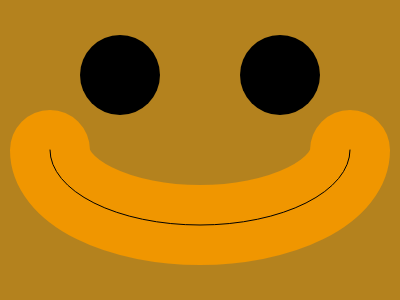
Frame 1 (no input)
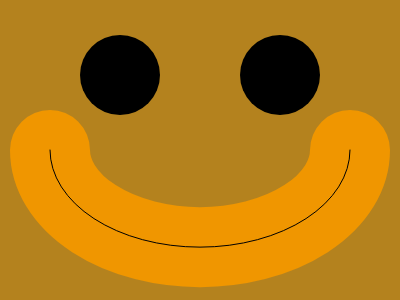
Frame 60 (no input)
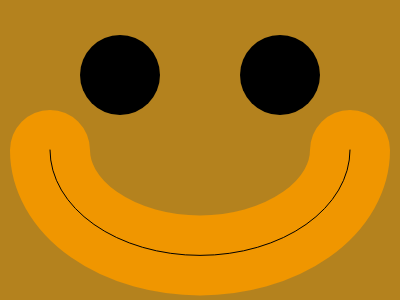
Frame 120 (the mouse pressed at the canvas centre since frame 60)

The p5.js sketch that drew these frames (run headless with seeded random() and noise() and a simulated clock; from frame 60 on, the mouse is pressed at the canvas centre):

// p5.js sketch
// ── sketch.js
// https://editor.p5js.org/jht9629-gmail/sketches/CibQhizdZ
// Patch neem by bigmouthflower -- jht9629-gmail remix
// animation based on unit reference and a step cycle

let cx;
let cy;
let arcWidth;
let arcHeight;
let aStrokeWeight;
let aStep = 0.01; // TRY: 0.1, 0.01, 0.5
let aDelta = 0;

function setup() {
  createCanvas(400, 300);  // TRY: other sizes
  // unit reference is the center of canvas
  cx = width / 2;
  cy = height / 2;
  // variables cx and cy are our unit reference
  // all measurements will be expression as ration of these
  arcWidth = cx * 1.5;
  arcHeight = cy * 1.5;
  aStrokeWeight = cx * 0.4;
}

function draw() {
  background(180, 130, 30);

  var x = cx;
  var y = cy;

  let strokeG = 150;
  stroke(strokeG + 90, strokeG, 0);
  strokeWeight(aStrokeWeight);
  noFill();

  // TRY: uncommenting change to arcWidth | arcHeight 
  // arcWidth = cx * (1.0 + 0.5 * aDelta);
  arcHeight = cy * (1.0 + 0.5 * aDelta);
  arc(x, y, arcWidth, arcHeight, 0, PI, OPEN);

  stroke(0);
  point(x - cx * 0.4, y - cy * 0.5);
  point(x + cx * 0.4, y - cy * 0.5);

  strokeWeight(1);
  arc(x, y, arcWidth, arcHeight, 0, PI, OPEN);
  
  // Cycle aDelta between 0 and 1
  if (aDelta > 1 || aDelta < 0) {
    aStep *= -1;
  }
  aDelta += aStep;
  console.log('aDelta', aDelta)
}

// https://editor.p5js.org/jht9629-gmail/sketches/zpk0FK0KZ
// Patch neem by bigmouthflower

// https://editor.p5js.org/bigmouthflower/sketches/KBfVMdXJ0
// Patch neem by bigmouthflower
